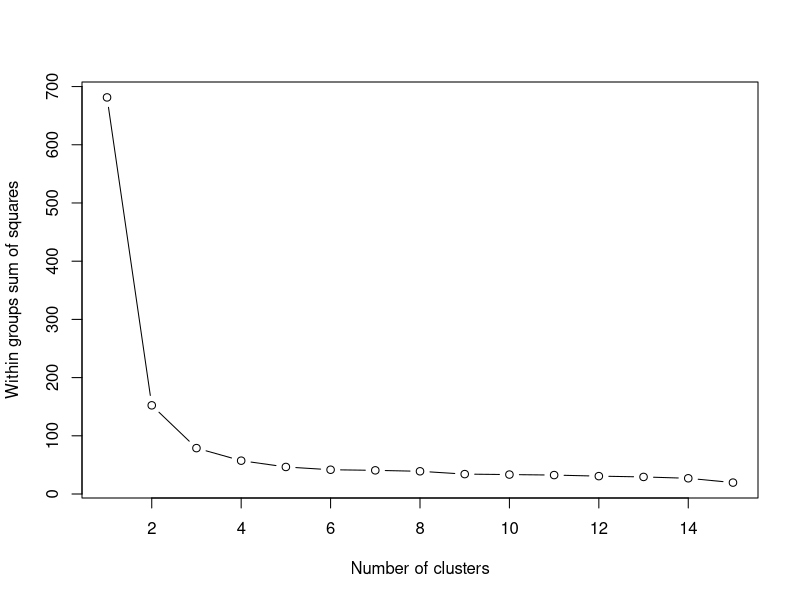
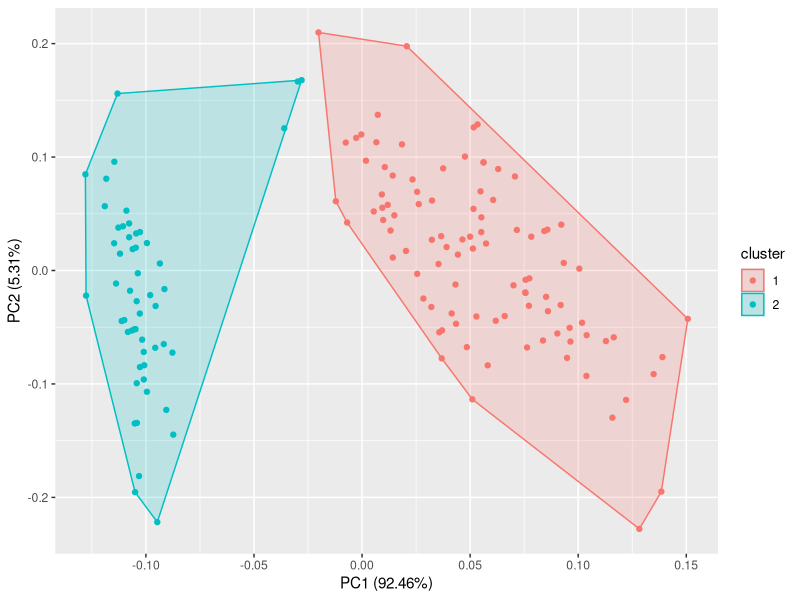

Reproduce these figures in R, in order.
install.packages("dplyr")
install.packages("ggplot2")
install.packages("ggfortify")

library("dplyr")
library("ggplot2")
library("ggfortify")

data(iris)
head(iris)

data <- select(iris, c(1 : 4))

wssplot <- function(data, nc = 15, seed = 1234) {
  
  wss <- (nrow(data) - 1) * sum(apply(data, 2, var))
  
  for(i in 2 : nc) {
    set.seed(1234)
    
    wss[i] <- sum(kmeans(data, i)$withinss)
  }
  
  plot(1 : nc, wss, type = "b", xlab = "Number of clusters", ylab = "Within groups sum of squares")
  print(wss)
}

wssplot(data)

classifier_RF <- kmeans(data, 2)
print(classifier_RF)
print(classifier_RF$centers)

autoplot(classifier_RF, data, frame = "TRUE")
